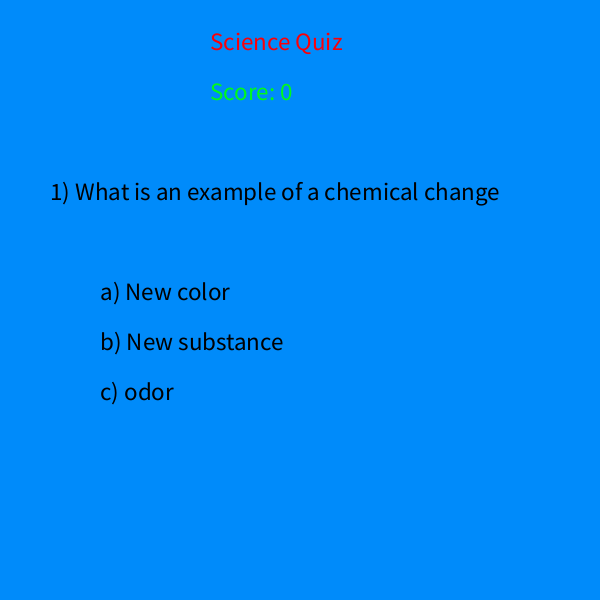
Frame 1 (no input)
Frame 60 (the mouse pressed at the canvas centre just before this capture): identical to frame 1, image omitted
Frame 120 (the mouse held since frame 60 and released just before this capture): identical to frame 1, image omitted

The Processing sketch that drew this single still picture (run headless with seeded random() and noise(); from frame 60 on, the mouse is pressed at the canvas centre):

// Processing sketch: Study_Aid
// ── Study_Aid.pde
//Hudson McDaniel
//Study Aid


boolean Correct = true;
boolean screenChanger = true;
int correct = 0;
int Score = 0;
int q = 0;
int timer = 0;
int score = 0;

void setup() {

  background(#FFFFFF);  //color of the background

  size(600, 600); //size of the screen

  textSize(30); //size of the text
  fill(#000000); //color of the text

  textSize(25); //size of the text
  if (q == 2) { //if the question is equal to 2
  }
}


void draw() {

  // if (timer == 0) {
  //   q = 0;
  //   text("Welcome", 250, 50);
  //   text("a) Science Quiz", 100, 200); 
  //   text("b) Hockey", 100, 300);
  // }


  if (timer == 0) { //the timer begins after a key is pressed
    background(#008BFA); //the background of the game 
    q += 1; //if the question is + of equal to 1
    fill(#FA0008); // the fill is red
    text("Science Quiz", 210, 50); //title of the quiz
    fill(#00FA1A);
    text("Score: " + score, 210, 100); //the position of the score text on the screen
    fill(0); //black

    if (q == 1) { //if the question is equal to one
      text("1) What is an example of a chemical change", 50, 200); //the first question

      text("a) New color", 100, 300); // answere 1 

      text("b) New substance", 100, 350); //answere 2

      text("c) odor", 100, 400); //answere 3
    }
    if (q == 2) { //if the question is equal to 2 
      text("2) What is an example of a physical change", 50, 200); //the second question

      text("a) Change in color", 100, 300); // answere 1

      text("b) New substance", 100, 350); // answere 2

      text("c) Both A and B", 100, 400);// answere 3
    }

    if (q == 3) { //if the question is equal to 3 
      text("3) Does a Base Conduct Electricity?", 50, 200); //the second question

      text("a) No", 100, 300); // answere 1

      text("b) Yes", 100, 350); // answere 2

      text("c) When combined with an acid", 100, 400);// answere 3
    }

    if (q == 4) { //if the question is equal to 3 
      text("4) What would an acid taste like?", 50, 200); //the second question

      text("a) Bitter", 100, 300); // answere 1

      text("b) Sour", 100, 350); // answere 2

      text("c) Nasty", 100, 400);// answere 3
    }

    if (q == 5) { //if the question is equal to 3 
      text("4) AB -> A + B", 10, 200); //the second question

      text("a) Double displacement", 100, 300); // answere 1

      text("b) Synthesis", 100, 350); // answere 2

      text("c) Decomposition ", 100, 400);// answere 3
    }
    if (q == 6) { //if the question is equal to 6 
      fill(#FA0008);    
      text("End of Quiz", 200, 200); //text is end quiz
      fill(0);
      text("a) Restart", 100, 300); // answere 1
      
    }
  }


  timer -= 1;
}


void keyPressed() {

  // if(q==0) {
  //  if(key == 'b' && timer < 0){
  //    background(#F7343B);

  //  }
  //  if(key == 'a'){


  if (q == 1) {            //if the question is equal to 1 or 3
    if (key == 'b' && timer < 0) {  // if the key b is pressed and the timer is equal to 0 
      fill(#00FF2C);               // the text is that color 
      text("Correct", 450, 350);  // the computer will print the text correct if the b key is pressed
      timer = 60;                // the timer is equal to 60 seconds
      score = score + 1;        //Score equals score + 1 if the answere is correct
    }


    if (key == 'a' && timer < 0) { // if the key a is pressed and the timer is equal to 0 
      fill(#FF0009);              // the text is that color 
      text("Incorrect", 480, 300);// the computer will print the text correct if the b key is pressed
      timer = 60;                // the timer is equal to 60 seconds
    }

    if (key == 'c' && timer < 0) { // if the key c is pressed and the timer is equal to 0 
      fill(#FF0009);               // the text is that color 
      text("Incorrect", 480, 400); // the computer will print the text correct if the b key is pressed
      timer = 60;                  // the timer is equal to 60 seconds
    }
  }

  if (q == 2) {
    if (key == 'a' && timer < 1) { // if the key a is pressed and the timer is equal to 1 
      fill(#00FF2C);              // the text is that color   
      text("Correct", 480, 300); // the computer will print the text correct if the b key is pressed
      score = score + 1;        //Score equals score + 1 if the answere is correct
      timer = 60;              // the timer is equal to 60 seconds
    }

    if (key == 'b' && timer < 1) { // if the key b is pressed and the timer is equal to 1 
      fill(#FF0009);              // the text is that color   
      text("Incorrect", 480, 350);// the computer will print the text correct if the b key is pressed
      timer = 60;                // the timer is equal to 60 seconds
    }

    if (key == 'c' && timer < 1) { // if the key c is pressed and the timer is equal to 1 
      fill(#FF0009);               // the text is that color 
      text("Incorrect", 480, 400);// the computer will print the text correct if the b key is pressed
      timer = 60;                // the timer is equal to 60 seconds
    }
  }
  if (q == 3) {
    if (key == 'a' && timer < 2) { // if the key a is pressed and the timer is equal to 1 
      fill(#FF0009);              // the text is that color   
      text("Incorrect", 480, 300); // the computer will print the text correct if the b key is pressed
      timer = 60;               // the timer is equal to 60 seconds
    }

    if (key == 'b' && timer < 2) { // if the key b is pressed and the timer is equal to 1 
      fill(#00FF2C);              // the text is that color   
      text("Correct", 480, 350);// the computer will print the text correct if the b key is pressed
      timer = 60;                // the timer is equal to 60 seconds
      score = score + 1;        //Score equals score + 1 if the answere is correct
    }

    if (key == 'c' && timer < 2) { // if the key c is pressed and the timer is equal to 1 
      fill(#FF0009);               // the text is that color 
      text("Incorrect", 480, 400);// the computer will print the text correct if the b key is pressed
      timer = 60;                // the timer is equal to 60 seconds
    }
  }

  if (q == 4) {
    if (key == 'a' && timer < 3) { // if the key a is pressed and the timer is equal to 1 
      fill(#FF0009);              // the text is that color   
      text("Incorrect", 480, 300); // the computer will print the text correct if the b key is pressed
      timer = 60;               // the timer is equal to 60 seconds
    }

    if (key == 'b' && timer < 3) { // if the key b is pressed and the timer is equal to 1 
      fill(#00FF2C);              // the text is that color   
      text("Correct", 480, 350);// the computer will print the text correct if the b key is pressed
      timer = 60;                // the timer is equal to 60 seconds
      score = score + 1;        //Score equals score + 1 if the answere is correct
    }

    if (key == 'c' && timer < 3) { // if the key c is pressed and the timer is equal to 1 
      fill(#FF0009);               // the text is that color 
      text("Incorrect", 480, 400);// the computer will print the text correct if the b key is pressed
      timer = 60;                // the timer is equal to 60 seconds
    }
  }

  if (q == 5) {
    if (key == 'a' && timer < 4) { // if the key a is pressed and the timer is equal to 1 
      fill(#FF0009);              // the text is that color   
      text("Incorrect", 450, 300); // the computer will print the text correct if the b key is pressed
      timer = 60;               // the timer is equal to 60 seconds
    }

    if (key == 'b' && timer < 4) { // if the key b is pressed and the timer is equal to 1 
      fill(#FF0009);              // the text is that color   
      text("Incorrect", 480, 350);// the computer will print the text correct if the b key is pressed
      timer = 60;                // the timer is equal to 60 seconds
      score = score + 1;        //Score equals score + 1 if the answere is correct
    }

    if (key == 'c' && timer < 4) { // if the key c is pressed and the timer is equal to 1 
      fill(#00FF2C);               // the text is that color 
      text("Correct", 480, 400);// the computer will print the text correct if the b key is pressed
      timer = 60;                // the timer is equal to 60 seconds
    }
  }
  if (q == 6) {
    if (key == 'a' && timer < 5) { // if the key a is pressed and the timer is equal to 1 
      q = 1;             // if the a key is pressed then the question will go to one.
      score = 0;        //Score equals 0 if the answere is correct
      timer = 60;              // the timer is equal to 60 seconds
    }
  }
  }
